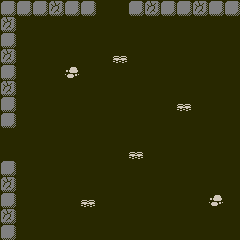

Below is a game level as drawn by its tile map, then a one-line description and the .tmx file that defines it, in full:
An orthogonal 15x15 tile map with 16x16 px tiles, 3 tile layers (floor, wall, units).

<map version="1.10" tiledversion="2025.05.05" orientation="orthogonal" renderorder="right-down" width="15" height="15" tilewidth="16" tileheight="16" infinite="0" nextlayerid="5" nextobjectid="1">
 <tileset firstgid="1" source="../../tiles/battle/farm.tsx" />
 <layer id="1" name="floor" width="15" height="15">
  <data encoding="csv">
3,3,3,3,3,3,3,3,3,3,3,3,3,3,3,
3,3,3,3,3,3,3,3,3,3,3,3,3,3,3,
3,3,3,3,3,3,3,3,3,3,3,3,3,3,3,
3,3,3,3,3,3,3,3,3,3,3,3,3,3,3,
3,3,3,3,3,3,3,3,3,3,3,3,3,3,3,
3,3,3,3,3,3,3,3,3,3,3,3,3,3,3,
3,3,3,3,3,3,3,3,3,3,3,3,3,3,3,
3,3,3,3,3,3,3,3,3,3,3,3,3,3,3,
3,3,3,3,3,3,3,3,3,3,3,3,3,3,3,
3,3,3,3,3,3,3,3,3,3,3,3,3,3,3,
3,3,3,3,3,3,3,3,3,3,3,3,3,3,3,
3,3,3,3,3,3,3,3,3,3,3,3,3,3,3,
3,3,3,3,3,3,3,3,3,3,3,3,3,3,3,
3,3,3,3,3,3,3,3,3,3,3,3,3,3,3,
3,3,3,3,3,3,3,3,3,3,3,3,3,3,3
</data>
 </layer>
 <layer id="3" name="wall" width="15" height="15">
  <data encoding="csv">
38,38,38,39,38,38,0,0,38,39,38,38,39,38,38,
39,0,0,0,0,0,0,0,0,0,0,0,0,0,0,
38,0,0,0,0,0,0,0,0,0,0,0,0,0,0,
39,0,0,0,0,0,0,49,0,0,0,0,0,0,0,
38,0,0,0,48,0,0,0,0,0,0,0,0,0,0,
39,0,0,0,0,0,0,0,0,0,0,0,0,0,0,
38,0,0,0,0,0,0,0,0,0,0,49,0,0,0,
38,0,0,0,0,0,0,0,0,0,0,0,0,0,0,
0,0,0,0,0,0,0,0,0,0,0,0,0,0,0,
0,0,0,0,0,0,0,0,49,0,0,0,0,0,0,
38,0,0,0,0,0,0,0,0,0,0,0,0,0,0,
39,0,0,0,0,0,0,0,0,0,0,0,0,0,0,
38,0,0,0,0,49,0,0,0,0,0,0,0,48,0,
39,0,0,0,0,0,0,0,0,0,0,0,0,0,0,
38,0,0,0,0,0,0,0,0,0,0,0,0,0,0
</data>
 </layer>
 <layer id="4" name="units" width="15" height="15">
  <data encoding="csv">
0,0,0,0,0,0,0,0,0,0,0,0,0,0,0,
0,0,0,0,0,0,0,0,0,0,0,0,0,0,0,
0,0,0,0,0,0,0,0,0,0,0,0,0,0,0,
0,0,0,0,0,0,0,0,0,0,0,0,0,0,0,
0,0,0,0,0,0,0,0,0,0,0,0,0,0,0,
0,0,0,0,0,0,0,0,0,0,0,0,0,0,0,
0,0,0,0,0,0,0,0,0,0,0,0,0,0,0,
0,0,0,0,0,0,0,0,0,0,0,0,0,0,0,
0,0,0,0,0,0,0,0,0,0,0,0,0,0,0,
0,0,0,0,0,0,0,0,0,0,0,0,0,0,0,
0,0,0,0,0,0,0,0,0,0,0,0,0,0,0,
0,0,0,0,0,0,0,0,0,0,0,0,0,0,0,
0,0,0,0,0,0,0,0,0,0,0,0,0,0,0,
0,0,0,0,0,0,0,0,0,0,0,0,0,0,0,
0,0,0,0,0,0,0,0,0,0,0,0,0,0,0
</data>
 </layer>
</map>
